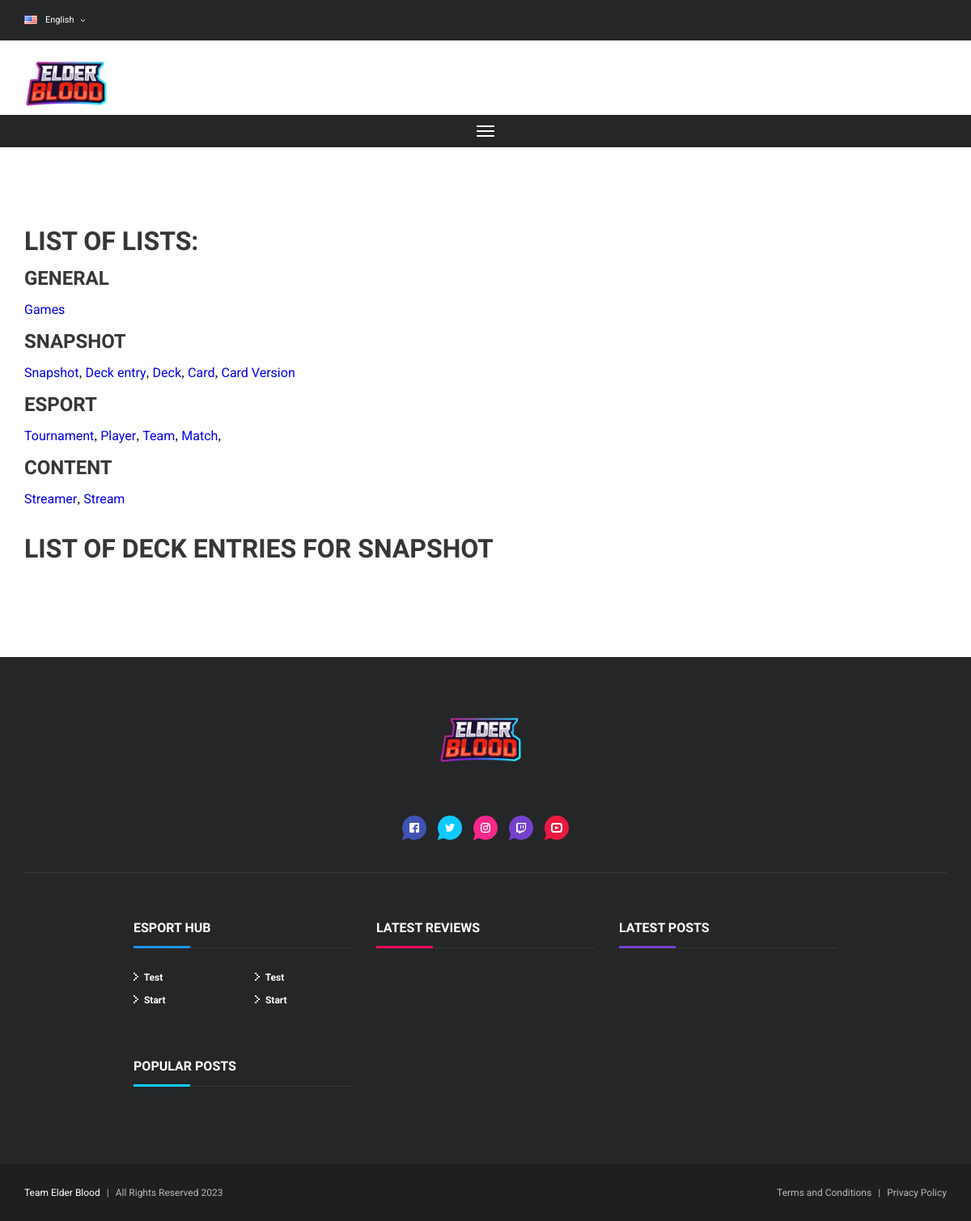
Before: /deck-entries/ with the older database file.
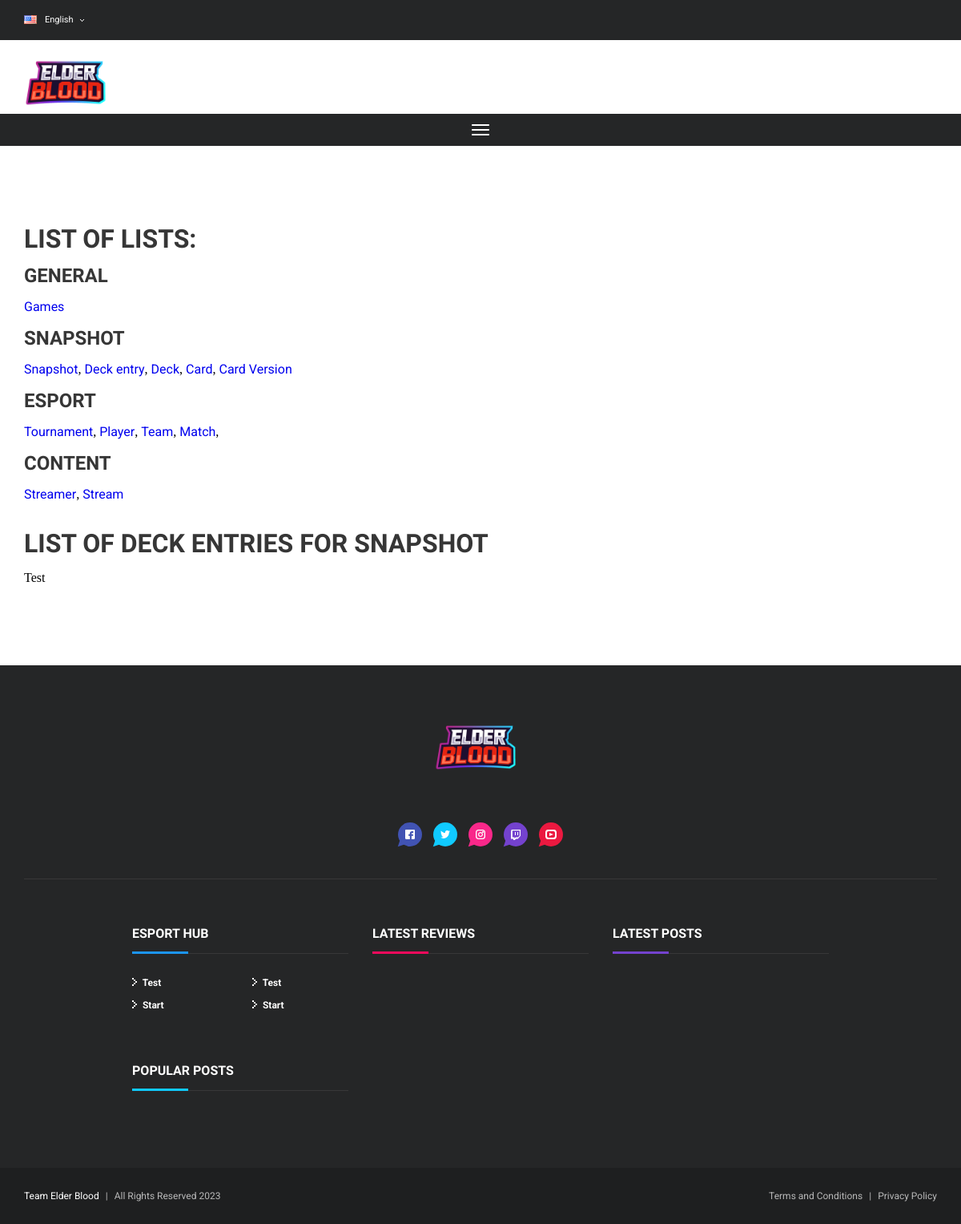
After: the same page with the newer database file.
### hub/models.py (models this page shows, shortened)
class MenuItem(models.Model):
    author = models.ForeignKey('auth.User', on_delete=models.CASCADE)
    text = models.CharField(max_length=200)
    link = models.CharField(max_length=200)
    title = models.CharField(max_length=200, blank=True, null=True)
    order = models.IntegerField(default=1)
    location = models.CharField(max_length=200, default="Header")
    create_date = models.DateTimeField(default=timezone.now)
    publish_date = models.DateTimeField(blank=True, null=True)

class DeckEntry(models.Model):
    title = models.CharField(max_length=200)
    ranking = models.IntegerField()
    tier = models.IntegerField()
    link = models.CharField(max_length=200)
    snapshot = models.ForeignKey(Snapshot, on_delete=models.CASCADE)
    create_date = models.DateTimeField(default=timezone.now)
    publish_date = models.DateTimeField(default=timezone.now, blank=True, null=True)

### hub/views.py (the view)
# urls.py: path('deck-entries/', views.deck_entries, name='deck-entries'),
def deck_entries(request):
    deck_entry_list = DeckEntry.objects.all().order_by('-publish_date')
    menu = MenuItem.objects.all().order_by('-order')
    return render(request, 'lists/deck-entries.html', {'deck_entries': deck_entry_list, 'menu': menu})

### hub/templates/lists/deck-entries.html
{% extends 'main/base.html' %}
{% load static %}
{% block content %}
<div class="layout-content-1 search-pad grid-limit">
    {% include "lists/mini-menu.html" %}
    <br/><br/><br/>
    <h1>List of deck entries for snapshot</h1>
    <br/>
    {% for deck in deck_entries %}
    {{deck.title}}
    {% endfor %}
</div>
{% endblock %}

### hub/templates/common/footer.html (shortened to what the changed rows need)
{% load static %}
<div class="footer-top-wrap">
    <div class="footer-top grid-limit">
        <div class="footer-top-widgets grid-4col centered gutter-big">
            <div class="footer-top-widget">
                <div class="section-title-wrap blue negative">
                    <h2 class="section-title">Esport Hub</h2>
                </div>
                <div class="link-section">
                    <ul class="link-list small v2 negative">
                        {% for menuitem in menu %}
                        <li class="link-list-item">
                            <a href="{{ menuitem.link }}">
                                <svg class="arrow-icon medium">
                                    <use xlink:href="#svg-arrow-medium"></use>
                                </svg>
                                {{ menuitem.text }}
                            </a>
                        </li>
                        {% endfor %}
                    </ul>
                    <ul class="link-list small v2 negative">
                        {% for menuitem in menu %}
                        <li class="link-list-item">
                            <a href="{{ menuitem.link }}">
                                <svg class="arrow-icon medium">
                                    <use xlink:href="#svg-arrow-medium"></use>
                                </svg>
                                {{ menuitem.text }}
                            </a>
                        </li>
                        {% endfor %}
                    </ul>
                </div>
            </div>
            <div class="footer-top-widget">
                <div class="section-title-wrap red negative">
                    <h2 class="section-title">Latest Reviews</h2>
                </div>
            </div>
            <div class="footer-top-widget">
                <div class="section-title-wrap violet negative">
                    <h2 class="section-title">Latest Posts</h2>
                </div>
            </div>
            <div class="footer-top-widget">
                <div class="section-title-wrap blue-light negative">
                    <h2 class="section-title">Popular Posts</h2>
                </div>
            </div>
        </div>
    </div>
</div>
<div class="footer-bottom-wrap">
    <div class="footer-bottom grid-limit">
    </div>
</div>

Changed rows visible on the page:
added DeckEntry: title "Test"
